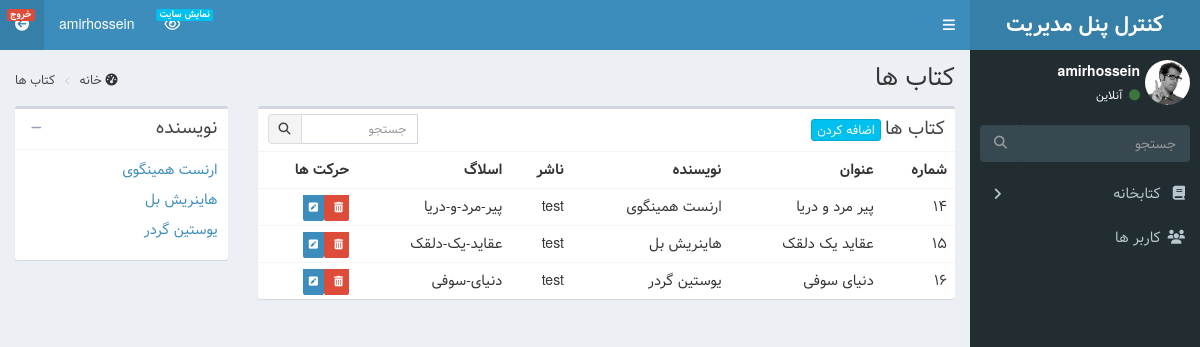
Screenshot of /admin_panel/books/ (signed in) with the database file from the repository.
### library/models.py (models this page shows, shortened)
class Books(models.Model):
    title = models.CharField(max_length=50, verbose_name="عنوان")
    slug = models.SlugField(allow_unicode=True, unique=True, editable=False)
    book_user = models.ForeignKey(
        User,
        verbose_name="کاربر",
        on_delete=models.CASCADE,
        blank=True,
        null=True,
    )
    translator = models.ForeignKey(
        Translators,
        verbose_name="مترجم",
        on_delete=models.CASCADE,
        blank=True,
        null=True,
    )
    author = models.ForeignKey(
        Authors, verbose_name="نویسنده", on_delete=models.CASCADE
    )
    genres = models.ManyToManyField(Genres, verbose_name="ژانر")
    publisher = models.ForeignKey(
        Publishers, verbose_name="ناشر", on_delete=models.CASCADE
    )
    publish_date = models.IntegerField(
        verbose_name="تاریخ نشر",
        validators=[MaxValueValidator(3000), MinValueValidator(1000)],
    )
    book_image = models.ImageField(upload_to="images/books", verbose_name="کاور کتاب")
    detail = models.TextField(verbose_name="توضیحات")

class Authors(models.Model):
    name = models.CharField(max_length=50, verbose_name="نام")
    slug = models.SlugField(allow_unicode=True, unique=True, editable=False)
    def __str__(self):
        return self.name

class Publishers(models.Model):
    title = models.CharField(max_length=50, verbose_name="عنوان")
    website = models.URLField(verbose_name="وب سایت")
    def __str__(self):
        return self.title

### admin_panel/views.py (the view)
# urls.py: path("books/", views.BooksListView.as_view(), name="books_admin"),
class BooksListView(PermissionRequiredMixin, ListView):
    permission_required = "library.action_all"
    template_name = "admin_panel/books/books_list.html"
    model = models.Books
    context_object_name = "books"
    def get_context_data(self, **kwargs):
        context = super(BooksListView, self).get_context_data()
        context["authors"] = models.Authors.objects.all()
        return context
    def get_queryset(self):
        query = super(BooksListView, self).get_queryset()
        author = self.kwargs.get("author")
        if author is not None:
            query = query.filter(author__slug__iexact=author)
        return query

### admin_panel/templates/admin_panel/books/books_list.html (shortened to what this page needs)
{% extends 'admin_panel/base.html' %}
{% block content %}
<section class="content-header">
    <h1>
        کتاب ها
    </h1>
    <ol class="breadcrumb">
        <li><i class="fa fa-dashboard"></i> <a href="{% url "admin" %}"> خانه </a></li>
        <li><a href="{%url 'books_admin'%}"> کتاب ها </a></li>
    </ol>
</section>
<section class="content">
    <div class="row">
        <div class="col-md-9 col-sm-12">
            <div class="box">
                <div class="box-header">
                    <h3 class="box-title">کتاب ها</h3>
                    <div class="box-tools">
                        <form class="input-group input-group-sm" style="width: 150px;" action="{%url 'book_search'%}"
                            method="post">
                            <input type="search" name='search' class="form-control pull-right" placeholder="جستجو">
                            <div class="input-group-btn">
                                <button type="submit" class="btn btn-default"><i class="fa fa-search"></i></button>
                            </div>
                        </form>
                    </div>
                    <a class="btn btn-info btn-xs" href="{% url 'books_create' %}">اضافه کردن</a>
                </div>
                <div class="box-body table-responsive no-padding">
                    <table class="table table-hover">
                        <tbody>
                            <tr>
                                <th>شماره</th>
                                <th>عنوان</th>
                                <th>نویسنده</th>
                                <th>ناشر</th>
                                <th>اسلاگ</th>
                                <th>حرکت ها</th>
                            </tr>
                            {% for book in books %}
                            <tr>
                                <td>{{book.id}}</td>
                                <td>{{book.title}}</td>
                                <td>{{book.author}}</td>
                                <td>{{book.publisher}}</td>
                                <td>{{book.slug}}</td>
                                <td>
                                    <a href="{%url 'book_delete' book.pk %}" class="label-danger">
                                        <span class="label label-danger">
                                            <i class="fa fa-trash"></i>
                                        </span>
                                    </a>
                                    <a href="{%url 'book_update' book.pk %}" class="label-primary">
                                        <span class="label label-primary">
                                            <i class="fa  fa-pencil-square"></i>
                                        </span>
                                    </a>
                                </td>
                            </tr>
                            {% endfor %}
                        </tbody>
                    </table>
                </div>
            </div>
        </div>
        <div class="col-md-3 col-sm-12">
            <div class="box">
                <div class="box-header with-border">
                    <h3 class="box-title">نویسنده</h3>
                    <div class="box-tools pull-right">
                        <button type="button" class="btn btn-box-tool" data-widget="collapse"><i
                                class="fa fa-minus"></i>
                        </button>
                    </div>
                </div>
                <div class="box-body">
                    {%for author in authors%}
                    <a href="{%url 'book_author' author.slug %}">
                        <p>{{author}}</p>
                    </a>
                    {%endfor%}
                </div>
            </div>
        </div>
    </div>
</section>
{% endblock content %}

### admin_panel/templates/admin_panel/base.html (shortened to what this page needs)
{% load static %}
<!DOCTYPE html>
<html>
<head>
  <link rel="stylesheet" href="{% static 'admin_panel/dist/css/bootstrap-theme.css' %}">
  <link rel="stylesheet" href="{% static 'admin_panel/dist/css/rtl.css' %}">
  <link rel="stylesheet" href="{% static 'admin_panel/bower_components/font-awesome/css/font-awesome.min.css' %}">
  <link rel="stylesheet" href="{% static 'admin_panel/bower_components/Ionicons/css/ionicons.min.css' %}">
  <link rel="stylesheet" href="{% static 'admin_panel/dist/css/AdminLTE.css' %}">
  <link rel="stylesheet" href="{% static 'admin_panel/dist/css/skins/skin-blue.min.css' %}">
  <link rel="stylesheet" href="{% static 'admin_panel/dist/css/custom.css' %}">
</head>
<body class="hold-transition skin-blue sidebar-mini">
  <div class="wrapper">
    <header class="main-header">
      <a href="{% url 'admin' %}" class="logo">
        <span class="logo-lg"><b>کنترل پنل مدیریت</b></span>
      </a>
      <nav class="navbar navbar-static-top">
        <a href="#" class="sidebar-toggle" data-toggle="push-menu" role="button">
        </a>
        <div class="navbar-custom-menu">
          <ul class="nav navbar-nav">
            <li class="dropdown messages-menu">
              <a href="/" target="_blank">
                <i class="fa fa-eye"></i>
                <span class="label label-info">نمایش سایت</span>
              </a>
            </li>
            <li class="user user-menu">
              <a class="dropdown-toggle" data-toggle="dropdown">
                <span class="hidden-xs">{{request.user}}</span>
              </a>
            </li>
            <li class="dropdown messages-menu">
              <a href="{% url 'logout' %}">
                <i class="fa fa-arrow-circle-left"></i>
                <span class="label label-danger">خروج</span>
              </a>
            </li>
          </ul>
        </div>
      </nav>
    </header>
    <aside class="main-sidebar">
      <section class="sidebar">
        <div class="user-panel">
          <div class="pull-right image">
            <img src="{% static 'admin_panel/dist/img/user2-160x160.jpg' %}" class="img-circle" alt="User Image">
          </div>
          <div class="pull-right info">
            <p>{{request.user}}</p>
            <a><i class="fa fa-circle text-success"></i> آنلاین</a>
          </div>
        </div>
        <form action="#" method="get" class="sidebar-form">
          <div class="input-group">
            <input type="text" name="q" class="form-control" placeholder="جستجو">
            <span class="input-group-btn">
              <button type="submit" name="search" id="search-btn" class="btn btn-flat"><i class="fa fa-search"></i>
              </button>
            </span>
          </div>
        </form>
        <ul class="sidebar-menu" data-widget="tree">
          <li class="treeview">
            <a href="#"><i class="fa fa-book"></i> <span>کتابخانه</span>
              <span class="pull-left-container">
                <i class="fa fa-angle-right pull-left"></i>
              </span>
            </a>
          </li>
          <li class="{% if request.resolver_match.url_name == "users_admin" %}active{% endif %}">
            <a href="{% url 'users_admin' %}"><i class="fa fa-users"></i>
              <span>کاربر ها</span>
            </a>
          </li>
        </ul>
      </section>
    </aside>
    <div class="content-wrapper">
      {% block content %}{% endblock content %}
    </div>
  </div>
</body>
</html>

### rows the page displays
Books: id "14", title "پیر مرد و دریا", author "ارنست همینگوی", publisher "test", slug "پیر-مرد-و-دریا"
Books: id "15", title "عقاید یک دلقک", author "هاینریش بل", publisher "test", slug "عقاید-یک-دلقک"
Books: id "16", title "دنیای سوفی", author "یوستین گردر", publisher "test", slug "دنیای-سوفی"
Authors: name "ارنست همینگوی"
Authors: name "هاینریش بل"
Authors: name "یوستین گردر"

### other values shown
{{ request.user }} "amirhossein"
